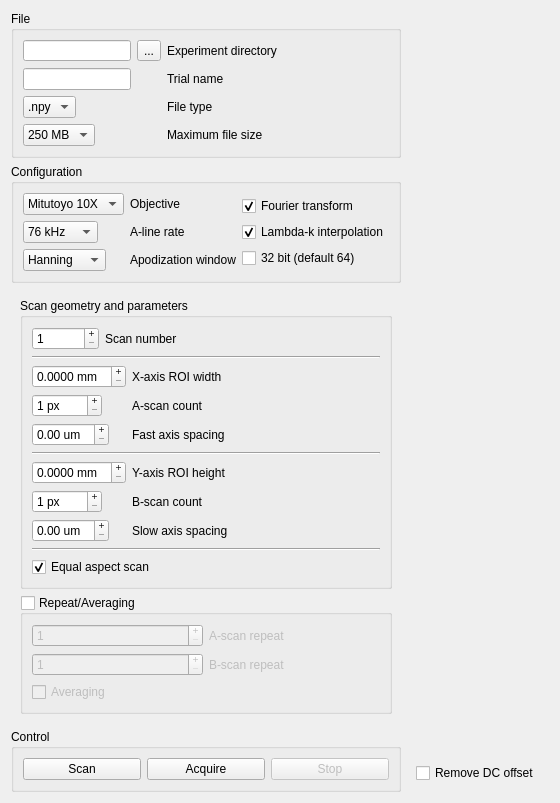
<?xml version="1.0"?>
<ui version="4.0">
 <author></author>
 <comment></comment>
 <exportmacro></exportmacro>
 <class>Form</class>
 <widget class="QWidget" name="tabOCTA">
       <attribute name="title">
        <string>OCTA</string>
       </attribute>
       <layout class="QGridLayout" name="tabGridOCTA">
        <item row="1" column="0">
         <layout class="QGridLayout" name="gridOCTA">
          <property name="sizeConstraint">
           <enum>QLayout::SetFixedSize</enum>
          </property>
          <item row="0" column="2" rowspan="4" colspan="2"> <!-- BScanView -->
          </item>
          <item row="1" column="0" colspan="2"> <!-- BScanView -->
           <widget class="QGroupBox" name="groupConfig">
            <property name="title">
             <string>Configuration</string>
            </property>
            <layout class="QGridLayout" name="groupGrid">
             <item row="0" column="0">
              <layout class="QFormLayout" name="formLeft">
               <item row="0" column="0">
                <widget class="QComboBox" name="comboObjective">
                 <property name="toolTip">
                  <string>The objective being used. Affects config file selection</string>
                 </property>
                 <item>
                  <property name="text">
                   <string>Mitutoyo 10X</string>
                  </property>
                 </item>
                 <item>
                  <property name="text">
                   <string>Mitutoyo 5X</string>
                  </property>
                 </item>
                 <item>
                  <property name="text">
                   <string>Mitutoyo 20X</string>
                  </property>
                 </item>
                 <item>
                  <property name="text">
                   <string>Mitutoyo 2X</string>
                  </property>
                 </item>
                </widget>
               </item>
               <item row="0" column="1">
                <widget class="QLabel" name="labelObjective">
                 <property name="toolTip">
                  <string>The objective being used. Affects config file selection</string>
                 </property>
                 <property name="text">
                  <string>Objective</string>
                 </property>
                </widget>
               </item>
               <item row="1" column="0">
                <widget class="QComboBox" name="comboRate">
                 <property name="toolTip">
                  <string>The A-line rate of the camera</string>
                 </property>
                 <item>
                  <property name="text">
                   <string>76 kHz</string>
                  </property>
                 </item>
                 <item>
                  <property name="text">
                   <string>146 kHz</string>
                  </property>
                 </item>
                </widget>
               </item>
               <item row="1" column="1">
                <widget class="QLabel" name="labelRate">
                 <property name="toolTip">
                  <string>The A-line rate of the camera</string>
                 </property>
                 <property name="text">
                  <string>A-line rate</string>
                 </property>
                </widget>
               </item>
               <item row="2" column="0">
                <widget class="QComboBox" name="comboApodization">
                 <property name="toolTip">
                  <string>The type of window used to apodize the A-line spectra prior to FFT</string>
                 </property>
                 <item>
                  <property name="text">
                   <string>Hanning</string>
                  </property>
                 </item>
                 <item>
                  <property name="text">
                   <string>Blackman</string>
                  </property>
                 </item>
                 <item>
                  <property name="text">
                   <string>Hamming</string>
                  </property>
                 </item>
                 <item>
                  <property name="text">
                   <string>None</string>
                  </property>
                 </item>
                </widget>
               </item>
               <item row="2" column="1">
                <widget class="QLabel" name="labelApodization">
                 <property name="toolTip">
                  <string>The type of window used to apodize the A-line spectra prior to FFT</string>
                 </property>
                 <property name="text">
                  <string>Apodization window</string>
                 </property>
                </widget>
               </item>
              </layout>
             </item>
             <item row="0" column="1">
              <layout class="QGridLayout" name="gridRight">
               <item row="0" column="0">
                <layout class="QGridLayout" name="gridProc">
                 <item row="1" column="0">
                  <widget class="QCheckBox" name="checkInterpolation">
                   <property name="toolTip">
                    <string>If true, linear-in-wavenumber values are interpolated (1st order) from linear-in-wavelength spectra</string>
                   </property>
                   <property name="text">
                    <string>Lambda-k interpolation</string>
                   </property>
                   <property name="checked">
                    <bool>true</bool>
                   </property>
                  </widget>
                 </item>
                 <item row="0" column="0">
                  <widget class="QCheckBox" name="checkFFT">
                   <property name="toolTip">
                    <string>If true, data is complex-valued signal</string>
                   </property>
                   <property name="text">
                    <string>Fourier transform</string>
                   </property>
                   <property name="checked">
                    <bool>true</bool>
                   </property>
                  </widget>
                 </item>
                 <item row="2" column="0">
                  <widget class="QCheckBox" name="checkBox">
                   <property name="toolTip">
                    <string>The precision of the FFT and interpolation. Affects processing speed!</string>
                   </property>
                   <property name="text">
                    <string>32 bit (default 64)</string>
                   </property>
                  </widget>
                 </item>
                </layout>
               </item>
              </layout>
             </item>
            </layout>
           </widget>
          </item>
          <item row="4" column="2" rowspan="2" colspan="2">
           <widget class="QWidget" name="groupSpectrum" native="true">
            <layout class="QGridLayout" name="layoutSpectrumGroup">
             <item row="1" column="0">
              <widget class="QCheckBox" name="checkRemoveDC">
               <property name="toolTip">
                <string>Subtract DC value from vizualized spectrum. The DC signal is simply the average dark image on the spectrometer</string>
               </property>
               <property name="text">
                <string>Remove DC offset</string>
               </property>
              </widget>
             </item>
             <item row="0" column="0">
              <widget class="QWidget" name="widgetSpectrum" native="true">
               <property name="autoFillBackground">
                <bool>true</bool>
               </property>
              </widget>
             </item>
            </layout>
           </widget>
          </item>
          <item row="5" column="0" colspan="2">
           <widget class="QGroupBox" name="groupControl">
            <property name="title">
             <string>Control</string>
            </property>
            <layout class="QGridLayout" name="controlGrid">
             <item row="0" column="1">
              <widget class="QPushButton" name="pushScan">
               <property name="toolTip">
                <string>Scan indefinitely without recording</string>
               </property>
               <property name="text">
                <string>Scan</string>
               </property>
               <property name="iconSize">
                <size>
                 <width>8</width>
                 <height>12</height>
                </size>
               </property>
               <property name="checkable">
                <bool>false</bool>
               </property>
               <property name="flat">
                <bool>false</bool>
               </property>
              </widget>
             </item>
             <item row="0" column="2">
              <widget class="QPushButton" name="pushAcquire">
               <property name="toolTip">
                <string>Scan as defined by </string>
               </property>
               <property name="text">
                <string>Acquire</string>
               </property>
              </widget>
             </item>
             <item row="0" column="3">
              <widget class="QPushButton" name="pushStop">
               <property name="enabled">
                <bool>false</bool>
               </property>
               <property name="text">
                <string>Stop</string>
               </property>
              </widget>
             </item>
            </layout>
           </widget>
          </item>
          <item row="2" column="0" rowspan="3" colspan="2">
           <widget class="QWidget" name="widgetScan" native="true">
            <layout class="QGridLayout" name="scanGrid">
             <item row="1" column="1">
              <widget class="QGroupBox" name="groupRepeats">
               <property name="minimumSize">
                <size>
                 <width>0</width>
                 <height>0</height>
                </size>
               </property>
               <property name="title">
                <string>Repeat/Averaging</string>
               </property>
               <property name="flat">
                <bool>false</bool>
               </property>
               <property name="checkable">
                <bool>true</bool>
               </property>
               <property name="checked">
                <bool>false</bool>
               </property>
               <layout class="QGridLayout" name="repeatsGrid">
                <item row="1" column="0">
                 <widget class="QSpinBox" name="spinBRepeat">
                  <property name="toolTip">
                   <string>The number of times to repeat a B-scan</string>
                  </property>
                  <property name="buttonSymbols">
                   <enum>QAbstractSpinBox::PlusMinus</enum>
                  </property>
                  <property name="minimum">
                   <number>1</number>
                  </property>
                  <property name="maximum">
                   <number>1000</number>
                  </property>
                 </widget>
                </item>
                <item row="2" column="0">
                 <widget class="QCheckBox" name="checkAveraging">
                  <property name="toolTip">
                   <string>If true, repeated A-scans and B-scans will be averaged before saving</string>
                  </property>
                  <property name="text">
                   <string>Averaging</string>
                  </property>
                  <property name="tristate">
                   <bool>false</bool>
                  </property>
                 </widget>
                </item>
                <item row="0" column="1">
                 <widget class="QLabel" name="labelARepeat">
                  <property name="toolTip">
                   <string>The number of A-scans to be acquired from the same point during a dwell</string>
                  </property>
                  <property name="text">
                   <string>A-scan repeat</string>
                  </property>
                 </widget>
                </item>
                <item row="1" column="1">
                 <widget class="QLabel" name="labelBRepeat">
                  <property name="maximumSize">
                   <size>
                    <width>16777215</width>
                    <height>16777215</height>
                   </size>
                  </property>
                  <property name="toolTip">
                   <string>The number of times to repeat a B-scan</string>
                  </property>
                  <property name="text">
                   <string>B-scan repeat</string>
                  </property>
                 </widget>
                </item>
                <item row="0" column="0">
                 <widget class="QSpinBox" name="spinARepeat">
                  <property name="toolTip">
                   <string>The number of A-scans to be acquired during a dwell</string>
                  </property>
                  <property name="buttonSymbols">
                   <enum>QAbstractSpinBox::PlusMinus</enum>
                  </property>
                  <property name="minimum">
                   <number>1</number>
                  </property>
                  <property name="maximum">
                   <number>1000</number>
                  </property>
                 </widget>
                </item>
               </layout>
              </widget>
             </item>
             <item row="0" column="1">
              <widget class="QGroupBox" name="groupScan">
               <property name="minimumSize">
                <size>
                 <width>0</width>
                 <height>0</height>
                </size>
               </property>
               <property name="maximumSize">
                <size>
                 <width>16777215</width>
                 <height>16777215</height>
                </size>
               </property>
               <property name="title">
                <string>Scan geometry and parameters</string>
               </property>
               <layout class="QGridLayout" name="scanGroupGrid">
                <item row="5" column="0">
                 <widget class="Line" name="line_2">
                  <property name="orientation">
                   <enum>Qt::Horizontal</enum>
                  </property>
                 </widget>
                </item>
                <item row="0" column="0">
                 <layout class="QFormLayout" name="formScanParameters">
                  <item row="0" column="0">
                   <widget class="QSpinBox" name="spinScanNumber">
                    <property name="toolTip">
                     <string>The number of scans to acquire. Note that these are saved independently, see Repeat/Averaging section</string>
                    </property>
                    <property name="buttonSymbols">
                     <enum>QAbstractSpinBox::PlusMinus</enum>
                    </property>
                    <property name="minimum">
                     <number>1</number>
                    </property>
                    <property name="maximum">
                     <number>100000</number>
                    </property>
                   </widget>
                  </item>
                  <item row="0" column="1">
                   <widget class="QLabel" name="labelScanNumber">
                    <property name="toolTip">
                     <string>The number of scans to acquire. Note that these are saved independently, see Repeat/Averaging section</string>
                    </property>
                    <property name="text">
                     <string>Scan number</string>
                    </property>
                   </widget>
                  </item>
                 </layout>
                </item>
                <item row="2" column="0">
                 <layout class="QFormLayout" name="formX">
                  <item row="0" column="0">
                   <widget class="QDoubleSpinBox" name="spinROIWidth">
                    <property name="toolTip">
                     <string>The length of the B-scan in physical units</string>
                    </property>
                    <property name="buttonSymbols">
                     <enum>QAbstractSpinBox::PlusMinus</enum>
                    </property>
                    <property name="suffix">
                     <string> mm</string>
                    </property>
                    <property name="decimals">
                     <number>4</number>
                    </property>
                   </widget>
                  </item>
                  <item row="0" column="1">
                   <widget class="QLabel" name="labelROIWidth">
                    <property name="toolTip">
                     <string>The length of the B-scan in physical units</string>
                    </property>
                    <property name="text">
                     <string>X-axis ROI width</string>
                    </property>
                   </widget>
                  </item>
                  <item row="1" column="0">
                   <widget class="QSpinBox" name="spinACount">
                    <property name="toolTip">
                     <string>The number of A-scans in a B-scan</string>
                    </property>
                    <property name="buttonSymbols">
                     <enum>QAbstractSpinBox::PlusMinus</enum>
                    </property>
                    <property name="suffix">
                     <string> px</string>
                    </property>
                    <property name="minimum">
                     <number>1</number>
                    </property>
                    <property name="maximum">
                     <number>1200</number>
                    </property>
                   </widget>
                  </item>
                  <item row="1" column="1">
                   <widget class="QLabel" name="labelACount">
                    <property name="toolTip">
                     <string>The number of A-scans in a B-scan</string>
                    </property>
                    <property name="text">
                     <string>A-scan count</string>
                    </property>
                   </widget>
                  </item>
                  <item row="2" column="0">
                   <widget class="QDoubleSpinBox" name="spinFastAxisSpacing">
                    <property name="toolTip">
                     <string>The spacing between adjacent A-scans along the fast axis</string>
                    </property>
                    <property name="buttonSymbols">
                     <enum>QAbstractSpinBox::PlusMinus</enum>
                    </property>
                    <property name="suffix">
                     <string> um</string>
                    </property>
                    <property name="decimals">
                     <number>2</number>
                    </property>
                   </widget>
                  </item>
                  <item row="2" column="1">
                   <widget class="QLabel" name="labelFastAxisSpacing">
                    <property name="toolTip">
                     <string>The spacing between adjacent A-scans along the fast axis</string>
                    </property>
                    <property name="text">
                     <string>Fast axis spacing</string>
                    </property>
                   </widget>
                  </item>
                 </layout>
                </item>
                <item row="6" column="0">
                 <widget class="QCheckBox" name="checkEqualAspect">
                  <property name="toolTip">
                   <string>Forces X and Y scan spacing to be equal</string>
                  </property>
                  <property name="text">
                   <string>Equal aspect scan</string>
                  </property>
                  <property name="checked">
                   <bool>true</bool>
                  </property>
                 </widget>
                </item>
                <item row="4" column="0">
                 <layout class="QFormLayout" name="formY">
                  <item row="0" column="1">
                   <widget class="QLabel" name="labelROIHeight">
                    <property name="toolTip">
                     <string>The width of the C-scan in physical units</string>
                    </property>
                    <property name="text">
                     <string>Y-axis ROI height</string>
                    </property>
                   </widget>
                  </item>
                  <item row="1" column="1">
                   <widget class="QLabel" name="labelBcount">
                    <property name="toolTip">
                     <string>The number of B-scans to acquire</string>
                    </property>
                    <property name="text">
                     <string>B-scan count</string>
                    </property>
                   </widget>
                  </item>
                  <item row="2" column="0">
                   <widget class="QDoubleSpinBox" name="spinSlowAxisSpacing">
                    <property name="toolTip">
                     <string>The distance between adjacent B-scans in physical units</string>
                    </property>
                    <property name="buttonSymbols">
                     <enum>QAbstractSpinBox::PlusMinus</enum>
                    </property>
                    <property name="suffix">
                     <string> um</string>
                    </property>
                   </widget>
                  </item>
                  <item row="2" column="1">
                   <widget class="QLabel" name="labelSlowAxisSpacing">
                    <property name="toolTip">
                     <string>The distance between adjacent B-scans in physical units</string>
                    </property>
                    <property name="text">
                     <string>Slow axis spacing</string>
                    </property>
                   </widget>
                  </item>
                  <item row="1" column="0">
                   <widget class="QSpinBox" name="spinBcount">
                    <property name="toolTip">
                     <string>The number of B-scans to acquire</string>
                    </property>
                    <property name="buttonSymbols">
                     <enum>QAbstractSpinBox::PlusMinus</enum>
                    </property>
                    <property name="suffix">
                     <string> px</string>
                    </property>
                    <property name="minimum">
                     <number>1</number>
                    </property>
                    <property name="maximum">
                     <number>1200</number>
                    </property>
                   </widget>
                  </item>
                  <item row="0" column="0">
                   <widget class="QDoubleSpinBox" name="spinROIHeight">
                    <property name="toolTip">
                     <string>The width of the C-scan in physical units</string>
                    </property>
                    <property name="buttonSymbols">
                     <enum>QAbstractSpinBox::PlusMinus</enum>
                    </property>
                    <property name="suffix">
                     <string> mm</string>
                    </property>
                    <property name="decimals">
                     <number>4</number>
                    </property>
                   </widget>
                  </item>
                 </layout>
                </item>
                <item row="3" column="0">
                 <widget class="Line" name="line">
                  <property name="orientation">
                   <enum>Qt::Horizontal</enum>
                  </property>
                 </widget>
                </item>
                <item row="1" column="0">
                 <widget class="Line" name="line_3">
                  <property name="orientation">
                   <enum>Qt::Horizontal</enum>
                  </property>
                 </widget>
                </item>
               </layout>
              </widget>
             </item>
            </layout>
           </widget>
          </item>
          <item row="0" column="0" colspan="2">
           <widget class="QGroupBox" name="groupExperiment">
            <property name="title">
             <string>File</string>
            </property>
            <layout class="QGridLayout" name="experimentGrid">
             <item row="0" column="0">
              <layout class="QFormLayout" name="formExp">
               <item row="0" column="0">
                <layout class="QGridLayout" name="gridExp">
                 <item row="0" column="0">
                  <widget class="QLineEdit" name="lineExp">
                   <property name="toolTip">
                    <string>The directory where the recordings will be saved</string>
                   </property>
                  </widget>
                 </item>
                 <item row="0" column="1">
                  <widget class="QToolButton" name="buttonBrowse">
                   <property name="toolTip">
                    <string>The directory where the recordings will be saved</string>
                   </property>
                   <property name="text">
                    <string>...</string>
                   </property>
                  </widget>
                 </item>
                </layout>
               </item>
               <item row="0" column="1">
                <widget class="QLabel" name="labelExp">
                 <property name="toolTip">
                  <string>The directory where the recordings will be saved</string>
                 </property>
                 <property name="text">
                  <string>Experiment directory</string>
                 </property>
                </widget>
               </item>
               <item row="1" column="0">
                <widget class="QLineEdit" name="lineFileName">
                 <property name="toolTip">
                  <string>The name of this particular recording within the experiment</string>
                 </property>
                </widget>
               </item>
               <item row="1" column="1">
                <widget class="QLabel" name="labelFileName">
                 <property name="toolTip">
                  <string>The name of this particular recording within the experiment</string>
                 </property>
                 <property name="text">
                  <string>Trial name</string>
                 </property>
                </widget>
               </item>
               <item row="2" column="0">
                <widget class="QComboBox" name="comboFileType">
                 <property name="toolTip">
                  <string>The file type of saved recordings</string>
                 </property>
                 <item>
                  <property name="text">
                   <string>.npy</string>
                  </property>
                 </item>
                 <item>
                  <property name="text">
                   <string>.mat</string>
                  </property>
                 </item>
                </widget>
               </item>
               <item row="2" column="1">
                <widget class="QLabel" name="labelFileType">
                 <property name="toolTip">
                  <string>The file type of saved recordings</string>
                 </property>
                 <property name="text">
                  <string>File type</string>
                 </property>
                </widget>
               </item>
               <item row="3" column="1">
                <widget class="QLabel" name="labelMaxFileSize">
                 <property name="toolTip">
                  <string>The size of the files that recordings will be broken into</string>
                 </property>
                 <property name="text">
                  <string>Maximum file size</string>
                 </property>
                </widget>
               </item>
               <item row="3" column="0">
                <widget class="QComboBox" name="comboBox">
                 <item>
                  <property name="text">
                   <string>250 MB</string>
                  </property>
                 </item>
                 <item>
                  <property name="text">
                   <string>500 MB</string>
                  </property>
                 </item>
                 <item>
                  <property name="text">
                   <string>1 GB</string>
                  </property>
                 </item>
                 <item>
                  <property name="text">
                   <string>2 GB</string>
                  </property>
                 </item>
                 <item>
                  <property name="text">
                   <string>4 GB</string>
                  </property>
                 </item>
                </widget>
               </item>
              </layout>
             </item>
            </layout>
           </widget>
          </item>
         </layout>
        </item>
       </layout>
      </widget>
 <pixmapfunction></pixmapfunction>
 <connections/>
</ui>
